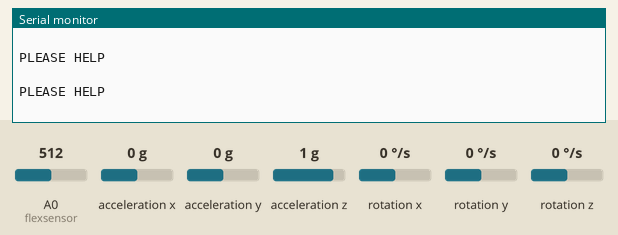
This sketch was run on a simulated Arduino Uno, built with avr-gcc and run on an emulated ATmega328P. On the bench: the last lines printed to the serial monitor. Wiring (inferred from the names in the program): MPU-6050 motion sensor at I2C address 0x68. Inputs (shaded band) come from the test bench; at power-on: A0 (flexsensor) = 512, acceleration x 0 g, acceleration y 0 g, acceleration z 1 g, rotation x 0 °/s, rotation y 0 °/s, rotation z 0 °/s.

Above: at 1.2 s.
1.3 s: A0 (flexsensor) set to 487
At 2.3 s:
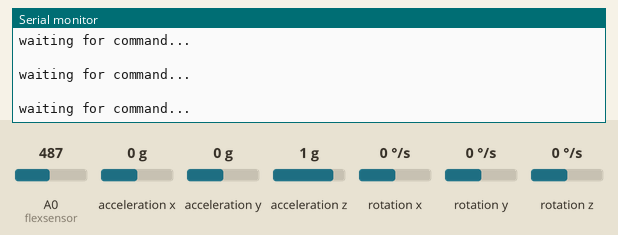
2.8 s: acceleration x set to -1.4 g
At 3.8 s:
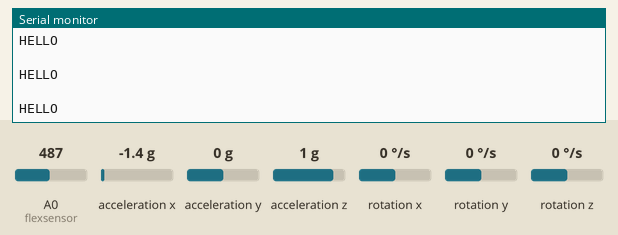
4.5 s: acceleration x set to 0.8 g
At 5.0 s:
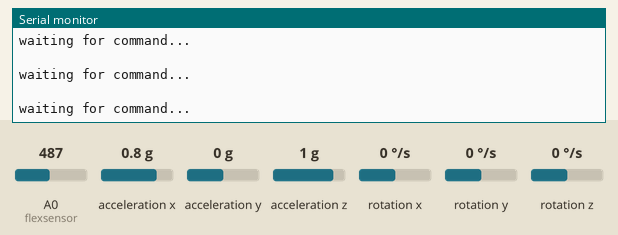
6.5 s: acceleration y set to -1.4 g
At 7.6 s:
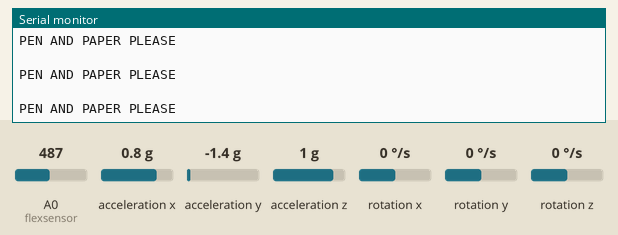
8.2 s: A0 (flexsensor) set to 510
At 9.2 s:
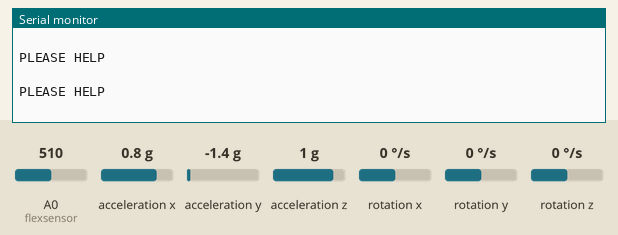
11.2 s: A0 (flexsensor) set to 490
At 12.3 s:
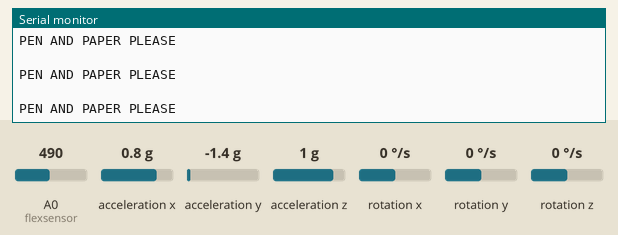

Measured:
- the behaviour switches between 501 and 500 on A0 (flexsensor) (found by bisection; images 0 and 1)
- after the input at 1.3 s, the serial monitor: prints a new line after 0.07 s (image 1)
- after the input at 2.8 s, the serial monitor: prints a new line after 0.20 s (image 2)
- after the input at 6.5 s, the serial monitor: prints a new line after 0.21 s (image 4)
- after the input at 8.2 s, the serial monitor: prints a new line after 0.07 s (image 5)

The sketch:

Transmitter_code.ino
```cpp
#include  <Wire.h>
#include<SoftwareSerial.h>

/* Create object named bt of the class SoftwareSerial */
SoftwareSerial bt(10,11); /* (Rx of Arduino,Tx of Arduino)( connect 10 to Bt Tx and 11 to Bt Rx */

const  int MPU_ADDRESS = 0x68; // MPU6050 I2C address

float AccX, AccY, AccZ;
float  GyroX, GyroY, GyroZ;

float accAngleX, accAngleY, gyroAngleX, gyroAngleY,  gyroAngleZ;
float roll, pitch, yaw;

float AccErrorX, AccErrorY, GyroErrorX,  GyroErrorY, GyroErrorZ;

float elapsedTime, currentTime, previousTime;

int  c = 0;
int pushbutton = 1;
int flexsensor = A0;

void  MPU_read_accel_data();
void  MPU_read_gyro_data();
void calculate_IMU_error();

void setup()
{

  pinMode(flexsensor,INPUT);
  Serial.begin(9600);
  bt.begin(9600); /* Define baud rate for software serial communication */

  Wire.begin();                      //  Initialize comunication
  Wire.beginTransmission(MPU_ADDRESS);       // Start  communication with MPU6050 // MPU=0x68
  Wire.write(0x6B);                  //  Talk to the register 6B
  Wire.write(0x00);                  // Make reset -  place a 0 into the 6B register
  Wire.endTransmission(true);        //end the  transmission


//Call this function  if you need to get the IMU error values for your module*/
//while(true) calculate_IMU_error();
//delay(20);

}

void loop()
{

  MPU_read_accel_data();
  MPU_read_gyro_data();


  // calculate time elapsed since last time  we were here

  previousTime = currentTime;        // Previous time is stored  before the actual time read
  currentTime = millis();            // Current time  actual time read
  elapsedTime = (currentTime - previousTime) / 1000; // Divide  by 1000 to get seconds


  // Complementary filter - combine acceleromter  and gyro angle values

  roll  = 0.92 * (roll  + (GyroX * elapsedTime)) + 0.08  * accAngleX;
  pitch = 0.92 * (pitch + (GyroY * elapsedTime)) + 0.08 * accAngleY;
  yaw   = gyroAngleZ;


  // Currently the raw values are in degrees  per seconds, deg/s, so we need to multiply by sendonds (s) to get the angle in degrees
  gyroAngleX += GyroX * elapsedTime; // deg/s * s = deg
  gyroAngleY += GyroY  * elapsedTime;
  gyroAngleZ += GyroZ * elapsedTime;

  /*by me */
  // Print the values on the serial monitor
    /*Serial.print("roll:");
    Serial.println(roll);

    Serial.print("pitch:");
    Serial.println(pitch);

    Serial.print("yaw:");
    Serial.println(yaw);

    Serial.println("");*/

if(pushbutton){
    if(analogRead(flexsensor)>500){
      Serial.println("PLEASE HELP");
      bt.print("2");
    }else if(pitch>20){
      Serial.println("HELLO");
      bt.print("3");
    }else if(roll>30){
      Serial.println("I NEED ASSISTANCE");
      bt.print("4");
    }else if(roll<-30){
      Serial.println("PEN AND PAPER PLEASE");
      bt.print("5");
    }else if(yaw>30){
      Serial.println("I NEED WATER");
      bt.print("8");
    }else if(yaw<-30){
      Serial.println("THANK YOU");
      bt.print("9");
    }else if(pitch<-17){
      Serial.println("HUNGRY"); //EDUKK ORU SNICKERS
      bt.print("7");
    }else{
      Serial.println("waiting for command...");
      bt.print("6");}

     Serial.println(" ");


    }

}

void  MPU_read_accel_data()
{
  // === Read acceleromter data === //
  Wire.beginTransmission(MPU_ADDRESS);
  Wire.write(0x3B); // Start with register 0x3B (ACCEL_XOUT_H)
  Wire.endTransmission(false);
  Wire.requestFrom(MPU_ADDRESS, 6, true); // Read 6 registers total, each axis value  is stored in 2 registers

  //For a range of +-2g, we need to divide the  raw values by 16384, according to the datasheet
  AccX = (Wire.read() << 8 |  Wire.read()) / 16384.0; // X-axis value
  AccY = (Wire.read() << 8 | Wire.read())  / 16384.0; // Y-axis value
  AccZ = (Wire.read() << 8 | Wire.read()) / 16384.0;  // Z-axis value

  // Calculating Roll and Pitch from the accelerometer  data
  accAngleX = (atan(AccY / sqrt(pow(AccX, 2) + pow(AccZ, 2))) * 180 / PI)      - (-0.40);  // AccErrorX ~(0.58) See the calculate_IMU_error()custom function  for more details
  accAngleY = (atan(-1 * AccX / sqrt(pow(AccY, 2) + pow(AccZ,  2))) * 180 / PI) - (-3.75); // AccErrorY ~(-1.58)

}


void MPU_read_gyro_data()
{
  // === Read gyroscope data === //
  Wire.beginTransmission(MPU_ADDRESS);
  Wire.write(0x43); // Gyro data first register address 0x43
  Wire.endTransmission(false);
  Wire.requestFrom(MPU_ADDRESS, 6, true); // Read 4 registers total, each axis value  is stored in 2 registers

  // For a 250deg/s range we have to divide first  the raw value by 131.0, according to the datasheet
  GyroX = (Wire.read() <<  8 | Wire.read()) / 131.0;
  GyroY = (Wire.read() << 8 | Wire.read()) / 131.0;
  GyroZ = (Wire.read() << 8 | Wire.read()) / 131.0;

  // Correct the outputs  with the calculated error values
  GyroX = GyroX - (-6.68); // GyroErrorX = ~  (-2.12)
  GyroY = GyroY - (-0.98);  // GyroErrorY = ~ (4.12)
  GyroZ = GyroZ  - (2.94);  // GyroErrorZ = ~ (1.20)


}


void calculate_IMU_error()
{

  // We can call this funtion in the setup section to calculate the accelerometer  and gyro data error. From here we will get the error values used in the above equations  printed on the Serial Monitor.
  // Note that we should place the IMU flat in  order to get the proper values, so that we then can the correct values
  // Read  accelerometer values 200 times

  while (c < 200)
  {
    Wire.beginTransmission(MPU_ADDRESS);
    Wire.write(0x3B);
    Wire.endTransmission(false);
    Wire.requestFrom(MPU_ADDRESS,  6, true);
    AccX = (Wire.read() << 8 | Wire.read()) / 16384.0 ;
    AccY  = (Wire.read() << 8 | Wire.read()) / 16384.0 ;
    AccZ = (Wire.read() << 8 |  Wire.read()) / 16384.0 ;
    // Sum all readings
    AccErrorX = AccErrorX  + ((atan((AccY) / sqrt(pow((AccX), 2) + pow((AccZ), 2))) * 180 / PI));
    AccErrorY  = AccErrorY + ((atan(-1 * (AccX) / sqrt(pow((AccY), 2) + pow((AccZ), 2))) * 180  / PI));
    c++;
  }

  //Divide the sum by 200 to get the error value
  AccErrorX = AccErrorX / 200;
  AccErrorY = AccErrorY / 200;

  c =  0;

  // Read gyro values 200 times
  while (c < 200)
  {
    Wire.beginTransmission(MPU_ADDRESS);
    Wire.write(0x43);
    Wire.endTransmission(false);
    Wire.requestFrom(MPU_ADDRESS,  6, true);

    GyroX = Wire.read() << 8 | Wire.read();
    GyroY =  Wire.read() << 8 | Wire.read();
    GyroZ = Wire.read() << 8 | Wire.read();

    // Sum all readings
    GyroErrorX = GyroErrorX + (GyroX / 131.0);
    GyroErrorY = GyroErrorY + (GyroY / 131.0);
    GyroErrorZ = GyroErrorZ +  (GyroZ / 131.0);

    c++;

  }

  //Divide the sum  by 200 to get the error value
  GyroErrorX = GyroErrorX / 200;
  GyroErrorY  = GyroErrorY / 200;
  GyroErrorZ = GyroErrorZ / 200;

  // Print the  error values on the Serial Monitor

  Serial.print("AccErrorX: ");
  Serial.print(AccErrorX);
  Serial.print(" | AccErrorY: ");
  Serial.print(AccErrorY);
  Serial.print(" | GyroErrorX: ");
  Serial.print(GyroErrorX);
  Serial.print("  | GyroErrorY: ");
  Serial.print(GyroErrorY);
  Serial.print(" | GyroErrorZ:  ");
  Serial.println(GyroErrorZ);


  delay(1000);
}


 /*To Configure Accelerometer Sensitivity - Full Scale  Range (default +/- 2g)
 Wire.beginTransmission(MPU);
  Wire.write(0x1C);                  //Talk to the ACCEL_CONFIG register (1C hex)
  Wire.write(0x10);                  //Set the register bits as 00010000 (+/- 8g full scale range)
  Wire.endTransmission(true);

  // Configure Gyro Sensitivity - Full Scale  Range (default +/- 250deg/s)
  Wire.beginTransmission(MPU);
  Wire.write(0x1B);                   // Talk to the GYRO_CONFIG register (1B hex)
  Wire.write(0x10);                   // Set the register bits as 00010000 (1000deg/s full scale)
  Wire.endTransmission(true);
  delay(20);*/
```
